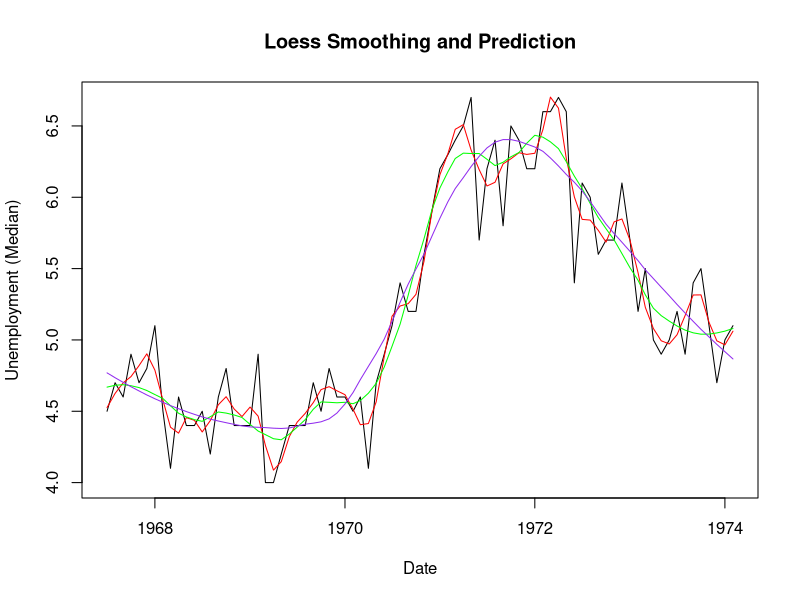

Here is the R script that generated this plot: (Note: this script raises an error after producing the figure.)
# inclass work LDA
# LOESS Exaplme from:
# http://r-statistics.co/Loess-Regression-With-R.html
data(economics, package="ggplot2") 
economics$index <- 1:nrow(economics)  # create index variable
economics <- economics[1:80, ]  # retail 80rows for better graphical understanding
loessMod10 <- loess(uempmed ~ index, data=economics, span=0.10) # 10% smoothing span
loessMod25 <- loess(uempmed ~ index, data=economics, span=0.25) # 25% smoothing span
loessMod50 <- loess(uempmed ~ index, data=economics, span=0.50) # 50% smoothing span

# Predict Loess
smoothed10 <- predict(loessMod10) 
smoothed25 <- predict(loessMod25) 
smoothed50 <- predict(loessMod50) 
# Code for Plot
plot(economics$uempmed, x=economics$date, type="l", main="Loess Smoothing and Prediction", xlab="Date", ylab="Unemployment (Median)")
lines(smoothed10, x=economics$date, col="red")
lines(smoothed25, x=economics$date, col="green")
lines(smoothed50, x=economics$date, col="purple2")

# Fitting a curve to the data
data("cars")
str(cars)
plot(Price ~ Mileage, data = cars)
lowess(cars$speed ~ cars$dist)
lines(lowess(cars$speed ~ cars$dist, f=2/3), col="blue") 

lines(lowess(cars$speed ~ cars$dist, f=0.8), col="red")  
lines(lowess(cars$speed ~ cars$dist, f=0.9), col="green") 
lines(lowess(cars$speed ~ cars$dist, f=0.1), col= 5)  
lines(lowess(cars$speed ~ cars$dist, f=0.01), col= 6) 


# LDA with Iris
library(MASS)
names(iris)
dim(iris) 
head(iris)
# create the training dataset
set.seed(555)
Train <- sample(1:nrow(iris), nrow(iris)/2)
iris_Train <- iris[Train,] # Traning dataset
irist_Test <- iris[-Train,] # Testing dataset
help(lda)
fit1 <- lda(Species ~ Sepal.Length + Sepal.Width + Petal.Length + Petal.Width, data = iris_Train)
predict1 <- predict(fit1, iris_Train)
predict1_class <- predict1$class
table1 <- table(predict1_class, iris_Train$Species)
table1
sum(diag(table1))/sum(table1)
